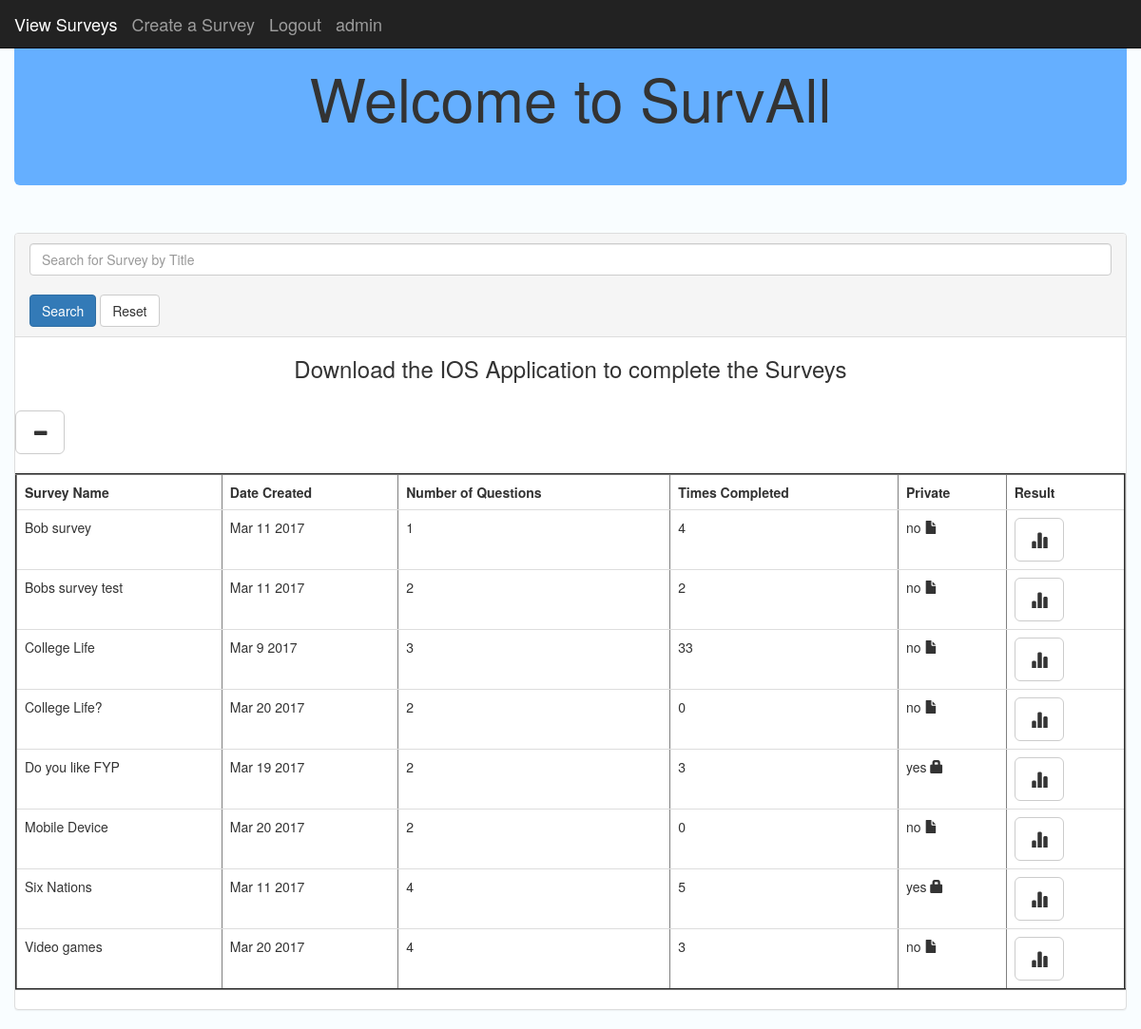
The app's page / (signed in), older data.
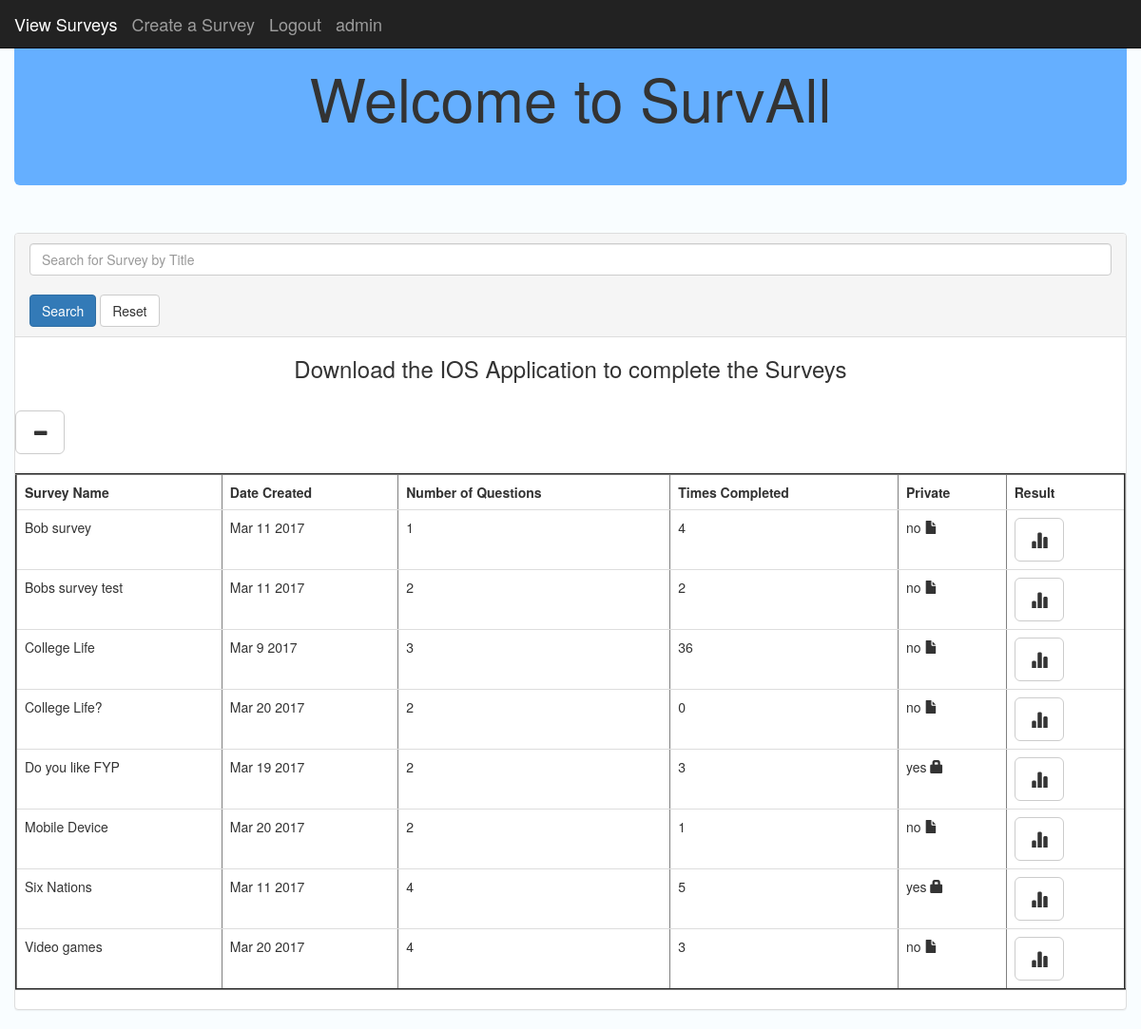
The same page, newer data.
### posts/models.py (models this page shows, shortened)
class Post(models.Model):
	title = models.CharField(max_length = 250)
	dateSurvCreated = models.DateTimeField()
	numOfQuestions = models.IntegerField( default = '1')
	numOfTimesCompleted = models.IntegerField( default = '1')
	private = models.CharField(max_length = 250, default = "no")
	passcode = models.CharField(max_length = 250, default = "code")
	def dateFormat(self):
		return self.dateSurvCreated.strftime('%b %e %Y')

### posts/views.py (the view)
# urls.py: 2. Add a URL to urlpatterns:  url(r'^$', views.home, name='home')
def home(request):
	if request.user.is_authenticated():
		posts = Post.objects.order_by('title')
		return render(request,'posts/home.html', {'posts':posts})
	else:
		return render(request,'accounts/login.html', {'error':'Please login.'})

### posts/templates/posts/home.html (shortened to what this page needs)
<!DOCTYPE html>
<html lang="en">
  <head>
    {% load static %}
    <link rel="stylesheet" href="https://maxcdn.bootstrapcdn.com/bootstrap/3.3.7/css/bootstrap.min.css">
  </head>
	<nav class="navbar navbar-inverse navbar-fixed-top">
  		<div class="container-fluid">
    		<div class="navbar-header">
            {% if user.is_authenticated %}
            <a class="navbar-brand" href="{% url 'home' %}">View Surveys</a>
            <a class="navbar-brand active" href="{% url 'create_survey' %}">Create a Survey</a>
            <a class="navbar-brand" href="#" onclick="document.getElementById('logoutForm').submit()">Logout</a>
            <a class="navbar-brand">{{user.username}}</a>
            {% else %}
             <a class="navbar-brand active" href="{% url 'signup' %}">Sign Up</a>
            <a class="navbar-brand active" href="{% url 'login' %}">Login</a>
            <a class="navbar-brand" href="{% url 'home' %}">View Surveys</a>
            <a class="navbar-brand active" href="{% url 'create_survey' %}">Create a Survey</a>
            {% endif %}
    		</div>
      	</div>
	</nav>
  <body style = "background-color: #f9fdff">
 	<div class="container-fluid">
    <div class="jumbotron" style = "background-color: #65AFFF">
      <h1 class = "text-center">Welcome to SurvAll</h1>
  </div>
    <br />
    <div class="panel panel-default">
    <div class="panel-heading">
    <form action = "{% url 'query_survey' %}" method="post">
    <input type="text" name="search_surveys" id ="search_surveys" class="form-control" placeholder="Search for Survey by Title"></input>
    <br>
      <button class="btn btn-primary btn-default btn">Search</button>
      <button class="btn btn-default btn" action="{% url 'view_survey' %}">Reset</button>
    </form>
    </div>
      <div id="demo" class="collapse in text-center">
        <h3>Download the IOS Application to complete the Surveys</h3>
      </div>
      <br>
      <button class="btn btn-default btn-lg" data-toggle="collapse" data-target="#demo"><span class="glyphicon glyphicon-minus" aria-hidden="true"></span></button>
      <br>
      <br>
      <div id = "tableResults">
			<table style = "background-color: #FFFFFF" class ="table" border='2' name ="survey_table" id = "survey_table">
			    <tr>
               		<th>Survey Name</th>
               		<th>Date Created </th>
               		<th>Number of Questions</th>
               		<th>Times Completed</th>
                  <th>Private</th>
                  <th>Result</th>
               	</tr>
				 {% for post in posts.all %}
				  <tr>
               	<td>{{ post.title }}</td>
               	<td>{{ post.dateFormat }}</td>
                <td>{{ post.numOfQuestions|floatformat:0 }}</td>
               	<td>{{ post.numOfTimesCompleted|floatformat:0 }}</td>
                <td>{{ post.private }}
                {% if post.private == "yes" %}
                  <span class ="glyphicon glyphicon-lock"></span>
                {% endif %}
                {% if post.private == "no" %}
                  <span class ="glyphicon glyphicon glyphicon-file"></span>
                {% endif %}
                </td>
                <td>
                {% if post.private == "yes" %}
                <a href="{% url 'post_detail' post.id %}">
                <button class="btn btn-default btn-lg" onclick="return validatePasscode('{{ post.passcode }}','{{ post.id }}' )"><span class ="glyphicon glyphicon-stats"></span></button></a>
                </td>
                {% endif %}
                {% if post.private == "no" %}
                <a href="{% url 'post_detail' post.id %}">
                <button class="btn btn-default btn-lg"><span class ="glyphicon glyphicon-stats"></span></button></a>
                </td>
                {% endif %}
          </tr>
          {% endfor %}
		</table>
      </div>
      </div>
      </div>
  </body>
</html>

Row changes from the older to the newer data that the page shows:
changed Post "College Life": numOfTimesCompleted "33" → "36"
changed Post "Mobile Device": numOfTimesCompleted "0" → "1"
